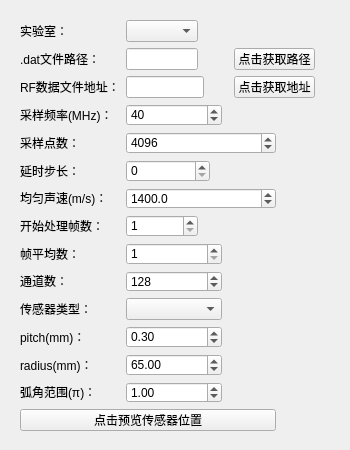
<?xml version="1.0" encoding="UTF-8"?>
<ui version="4.0">
 <class>experimentModuleBasicSettingWindow</class>
 <widget class="QWidget" name="experimentModuleBasicSettingWindow">
  <property name="geometry">
   <rect>
    <x>0</x>
    <y>0</y>
    <width>350</width>
    <height>450</height>
   </rect>
  </property>
  <property name="minimumSize">
   <size>
    <width>350</width>
    <height>450</height>
   </size>
  </property>
  <property name="windowTitle">
   <string>Form</string>
  </property>
  <layout class="QGridLayout" name="gridLayout">
   <item row="0" column="0">
    <widget class="QWidget" name="widget_basicSet" native="true">
     <layout class="QGridLayout" name="gridLayout_2">
      <item row="16" column="7">
       <spacer name="horizontalSpacer_27">
        <property name="orientation">
         <enum>Qt::Orientation::Horizontal</enum>
        </property>
        <property name="sizeHint" stdset="0">
         <size>
          <width>44</width>
          <height>20</height>
         </size>
        </property>
       </spacer>
      </item>
      <item row="11" column="0">
       <widget class="QLabel" name="label_10">
        <property name="text">
         <string>&lt;html&gt;&lt;head/&gt;&lt;body&gt;&lt;p&gt;均匀声速(m/s)：&lt;/p&gt;&lt;/body&gt;&lt;/html&gt;</string>
        </property>
       </widget>
      </item>
      <item row="11" column="1" colspan="7">
       <widget class="QDoubleSpinBox" name="doubleSpinBox_SoS">
        <property name="font">
         <font>
          <pointsize>9</pointsize>
         </font>
        </property>
        <property name="decimals">
         <number>1</number>
        </property>
        <property name="maximum">
         <double>9999.000000000000000</double>
        </property>
        <property name="singleStep">
         <double>5.000000000000000</double>
        </property>
        <property name="stepType">
         <enum>QAbstractSpinBox::StepType::DefaultStepType</enum>
        </property>
        <property name="value">
         <double>1400.000000000000000</double>
        </property>
       </widget>
      </item>
      <item row="10" column="4" colspan="9">
       <spacer name="horizontalSpacer_21">
        <property name="orientation">
         <enum>Qt::Orientation::Horizontal</enum>
        </property>
        <property name="sizeHint" stdset="0">
         <size>
          <width>123</width>
          <height>20</height>
         </size>
        </property>
       </spacer>
      </item>
      <item row="2" column="7" colspan="4">
       <widget class="QPushButton" name="pushButton_getDatFileLoadPath">
        <property name="font">
         <font>
          <pointsize>9</pointsize>
         </font>
        </property>
        <property name="text">
         <string>点击获取路径</string>
        </property>
       </widget>
      </item>
      <item row="2" column="0">
       <widget class="QLabel" name="label_fileAddress">
        <property name="font">
         <font>
          <family>Microsoft YaHei UI</family>
          <pointsize>9</pointsize>
         </font>
        </property>
        <property name="text">
         <string>&lt;html&gt;&lt;head/&gt;&lt;body&gt;&lt;p&gt;.dat文件路径：&lt;/p&gt;&lt;/body&gt;&lt;/html&gt;</string>
        </property>
       </widget>
      </item>
      <item row="17" column="0">
       <widget class="QLabel" name="label_radius">
        <property name="text">
         <string>&lt;html&gt;&lt;head/&gt;&lt;body&gt;&lt;p&gt;radius(mm)：&lt;/p&gt;&lt;/body&gt;&lt;/html&gt;</string>
        </property>
       </widget>
      </item>
      <item row="16" column="0">
       <widget class="QLabel" name="label_pitch">
        <property name="text">
         <string>&lt;html&gt;&lt;head/&gt;&lt;body&gt;&lt;p&gt;pitch(mm)：&lt;/p&gt;&lt;/body&gt;&lt;/html&gt;</string>
        </property>
       </widget>
      </item>
      <item row="15" column="0">
       <widget class="QLabel" name="label_15">
        <property name="text">
         <string>&lt;html&gt;&lt;head/&gt;&lt;body&gt;&lt;p&gt;传感器类型：&lt;/p&gt;&lt;/body&gt;&lt;/html&gt;</string>
        </property>
       </widget>
      </item>
      <item row="12" column="7" colspan="6">
       <spacer name="horizontalSpacer_23">
        <property name="orientation">
         <enum>Qt::Orientation::Horizontal</enum>
        </property>
        <property name="sizeHint" stdset="0">
         <size>
          <width>87</width>
          <height>20</height>
         </size>
        </property>
       </spacer>
      </item>
      <item row="12" column="1">
       <widget class="QSpinBox" name="spinBox_startDatInd">
        <property name="font">
         <font>
          <pointsize>9</pointsize>
         </font>
        </property>
        <property name="minimum">
         <number>1</number>
        </property>
        <property name="maximum">
         <number>99999</number>
        </property>
        <property name="singleStep">
         <number>10</number>
        </property>
        <property name="value">
         <number>1</number>
        </property>
       </widget>
      </item>
      <item row="18" column="1" colspan="5">
       <widget class="QDoubleSpinBox" name="doubleSpinBox_angleRange">
        <property name="font">
         <font>
          <pointsize>9</pointsize>
         </font>
        </property>
        <property name="maximum">
         <double>2.000000000000000</double>
        </property>
        <property name="singleStep">
         <double>0.250000000000000</double>
        </property>
        <property name="value">
         <double>1.000000000000000</double>
        </property>
       </widget>
      </item>
      <item row="15" column="6" colspan="7">
       <spacer name="horizontalSpacer_26">
        <property name="orientation">
         <enum>Qt::Orientation::Horizontal</enum>
        </property>
        <property name="sizeHint" stdset="0">
         <size>
          <width>99</width>
          <height>20</height>
         </size>
        </property>
       </spacer>
      </item>
      <item row="10" column="0">
       <widget class="QLabel" name="label_9">
        <property name="text">
         <string>&lt;html&gt;&lt;head/&gt;&lt;body&gt;&lt;p&gt;延时步长：&lt;/p&gt;&lt;/body&gt;&lt;/html&gt;</string>
        </property>
       </widget>
      </item>
      <item row="2" column="11">
       <spacer name="horizontalSpacer_34">
        <property name="orientation">
         <enum>Qt::Orientation::Horizontal</enum>
        </property>
        <property name="sizeHint" stdset="0">
         <size>
          <width>99</width>
          <height>20</height>
         </size>
        </property>
       </spacer>
      </item>
      <item row="13" column="7" colspan="6">
       <spacer name="horizontalSpacer_24">
        <property name="orientation">
         <enum>Qt::Orientation::Horizontal</enum>
        </property>
        <property name="sizeHint" stdset="0">
         <size>
          <width>123</width>
          <height>20</height>
         </size>
        </property>
       </spacer>
      </item>
      <item row="15" column="1" colspan="5">
       <widget class="QComboBox" name="comboBox_sensorType">
        <property name="font">
         <font>
          <pointsize>9</pointsize>
         </font>
        </property>
       </widget>
      </item>
      <item row="12" column="0">
       <widget class="QLabel" name="label_12">
        <property name="text">
         <string>&lt;html&gt;&lt;head/&gt;&lt;body&gt;&lt;p&gt;开始处理帧数：&lt;/p&gt;&lt;/body&gt;&lt;/html&gt;</string>
        </property>
       </widget>
      </item>
      <item row="1" column="7" colspan="2">
       <spacer name="horizontalSpacer_31">
        <property name="orientation">
         <enum>Qt::Orientation::Horizontal</enum>
        </property>
        <property name="sizeHint" stdset="0">
         <size>
          <width>99</width>
          <height>20</height>
         </size>
        </property>
       </spacer>
      </item>
      <item row="20" column="0">
       <spacer name="verticalSpacer_3">
        <property name="orientation">
         <enum>Qt::Orientation::Vertical</enum>
        </property>
        <property name="sizeHint" stdset="0">
         <size>
          <width>20</width>
          <height>7</height>
         </size>
        </property>
       </spacer>
      </item>
      <item row="5" column="1" colspan="2">
       <widget class="QLineEdit" name="lineEdit_RFDataFileAddress">
        <property name="font">
         <font>
          <pointsize>9</pointsize>
         </font>
        </property>
       </widget>
      </item>
      <item row="11" column="8">
       <spacer name="horizontalSpacer_22">
        <property name="orientation">
         <enum>Qt::Orientation::Horizontal</enum>
        </property>
        <property name="sizeHint" stdset="0">
         <size>
          <width>22</width>
          <height>20</height>
         </size>
        </property>
       </spacer>
      </item>
      <item row="1" column="1">
       <widget class="QComboBox" name="comboBox_LabType">
        <property name="font">
         <font>
          <pointsize>9</pointsize>
         </font>
        </property>
       </widget>
      </item>
      <item row="14" column="0">
       <widget class="QLabel" name="label_14">
        <property name="text">
         <string>&lt;html&gt;&lt;head/&gt;&lt;body&gt;&lt;p&gt;通道数：&lt;/p&gt;&lt;/body&gt;&lt;/html&gt;</string>
        </property>
       </widget>
      </item>
      <item row="17" column="7">
       <spacer name="horizontalSpacer_28">
        <property name="orientation">
         <enum>Qt::Orientation::Horizontal</enum>
        </property>
        <property name="sizeHint" stdset="0">
         <size>
          <width>44</width>
          <height>20</height>
         </size>
        </property>
       </spacer>
      </item>
      <item row="8" column="1" colspan="5">
       <widget class="QSpinBox" name="spinBox_sampleFrequency">
        <property name="font">
         <font>
          <pointsize>9</pointsize>
         </font>
        </property>
        <property name="maximum">
         <number>1000</number>
        </property>
        <property name="singleStep">
         <number>5</number>
        </property>
        <property name="value">
         <number>40</number>
        </property>
       </widget>
      </item>
      <item row="9" column="0">
       <widget class="QLabel" name="label_8">
        <property name="text">
         <string>&lt;html&gt;&lt;head/&gt;&lt;body&gt;&lt;p&gt;采样点数：&lt;/p&gt;&lt;/body&gt;&lt;/html&gt;</string>
        </property>
       </widget>
      </item>
      <item row="14" column="1" colspan="5">
       <widget class="QSpinBox" name="spinBox_numOfSensors">
        <property name="font">
         <font>
          <pointsize>9</pointsize>
         </font>
        </property>
        <property name="minimum">
         <number>1</number>
        </property>
        <property name="maximum">
         <number>9999</number>
        </property>
        <property name="singleStep">
         <number>64</number>
        </property>
        <property name="value">
         <number>128</number>
        </property>
       </widget>
      </item>
      <item row="18" column="7">
       <spacer name="horizontalSpacer_29">
        <property name="orientation">
         <enum>Qt::Orientation::Horizontal</enum>
        </property>
        <property name="sizeHint" stdset="0">
         <size>
          <width>44</width>
          <height>20</height>
         </size>
        </property>
       </spacer>
      </item>
      <item row="1" column="0">
       <widget class="QLabel" name="label">
        <property name="text">
         <string>&lt;html&gt;&lt;head/&gt;&lt;body&gt;&lt;p&gt;实验室：&lt;/p&gt;&lt;/body&gt;&lt;/html&gt;</string>
        </property>
       </widget>
      </item>
      <item row="8" column="0">
       <widget class="QLabel" name="label_6">
        <property name="text">
         <string>&lt;html&gt;&lt;head/&gt;&lt;body&gt;&lt;p&gt;采样频率(MHz)：&lt;/p&gt;&lt;/body&gt;&lt;/html&gt;</string>
        </property>
       </widget>
      </item>
      <item row="5" column="0">
       <widget class="QLabel" name="label_RFFileAddressName">
        <property name="text">
         <string>&lt;html&gt;&lt;head/&gt;&lt;body&gt;&lt;p&gt;RF数据文件地址：&lt;/p&gt;&lt;/body&gt;&lt;/html&gt;</string>
        </property>
       </widget>
      </item>
      <item row="10" column="1" colspan="3">
       <widget class="QSpinBox" name="spinBox_delayTimeSteps">
        <property name="font">
         <font>
          <pointsize>9</pointsize>
         </font>
        </property>
        <property name="maximum">
         <number>19998</number>
        </property>
        <property name="singleStep">
         <number>128</number>
        </property>
        <property name="value">
         <number>0</number>
        </property>
       </widget>
      </item>
      <item row="14" column="7" colspan="6">
       <spacer name="horizontalSpacer_25">
        <property name="orientation">
         <enum>Qt::Orientation::Horizontal</enum>
        </property>
        <property name="sizeHint" stdset="0">
         <size>
          <width>123</width>
          <height>20</height>
         </size>
        </property>
       </spacer>
      </item>
      <item row="16" column="1" colspan="5">
       <widget class="QDoubleSpinBox" name="doubleSpinBox_pitch">
        <property name="font">
         <font>
          <pointsize>9</pointsize>
         </font>
        </property>
        <property name="singleStep">
         <double>0.100000000000000</double>
        </property>
        <property name="value">
         <double>0.300000000000000</double>
        </property>
       </widget>
      </item>
      <item row="13" column="1" colspan="5">
       <widget class="QSpinBox" name="spinBox_numOfMeanFrames">
        <property name="font">
         <font>
          <pointsize>9</pointsize>
         </font>
        </property>
        <property name="minimum">
         <number>1</number>
        </property>
        <property name="maximum">
         <number>99999</number>
        </property>
        <property name="singleStep">
         <number>10</number>
        </property>
        <property name="value">
         <number>1</number>
        </property>
       </widget>
      </item>
      <item row="9" column="1" colspan="7">
       <widget class="QSpinBox" name="spinBox_totalTimeSteps">
        <property name="font">
         <font>
          <pointsize>9</pointsize>
         </font>
        </property>
        <property name="maximum">
         <number>20000</number>
        </property>
        <property name="singleStep">
         <number>4096</number>
        </property>
        <property name="value">
         <number>4096</number>
        </property>
        <property name="displayIntegerBase">
         <number>10</number>
        </property>
       </widget>
      </item>
      <item row="2" column="1">
       <widget class="QLineEdit" name="lineEdit_datFileLoadPath">
        <property name="font">
         <font>
          <pointsize>9</pointsize>
         </font>
        </property>
       </widget>
      </item>
      <item row="9" column="8" colspan="5">
       <spacer name="horizontalSpacer_20">
        <property name="orientation">
         <enum>Qt::Orientation::Horizontal</enum>
        </property>
        <property name="sizeHint" stdset="0">
         <size>
          <width>123</width>
          <height>20</height>
         </size>
        </property>
       </spacer>
      </item>
      <item row="5" column="11">
       <spacer name="horizontalSpacer_35">
        <property name="orientation">
         <enum>Qt::Orientation::Horizontal</enum>
        </property>
        <property name="sizeHint" stdset="0">
         <size>
          <width>99</width>
          <height>20</height>
         </size>
        </property>
       </spacer>
      </item>
      <item row="18" column="0">
       <widget class="QLabel" name="label_angleRange">
        <property name="text">
         <string>&lt;!DOCTYPE HTML PUBLIC &quot;-//W3C//DTD HTML 4.0//EN&quot; &quot;http://www.w3.org/TR/REC-html40/strict.dtd&quot;&gt;
&lt;html&gt;&lt;head&gt;&lt;meta name=&quot;qrichtext&quot; content=&quot;1&quot; /&gt;&lt;meta charset=&quot;utf-8&quot; /&gt;&lt;style type=&quot;text/css&quot;&gt;
p, li { white-space: pre-wrap; }
hr { height: 1px; border-width: 0; }
li.unchecked::marker { content: &quot;\2610&quot;; }
li.checked::marker { content: &quot;\2612&quot;; }
&lt;/style&gt;&lt;/head&gt;&lt;body style=&quot; font-family:'Microsoft YaHei UI'; font-size:9pt; font-weight:400; font-style:normal;&quot;&gt;
&lt;p style=&quot; margin-top:12px; margin-bottom:12px; margin-left:0px; margin-right:0px; -qt-block-indent:0; text-indent:0px;&quot;&gt;弧角范围(π)：&lt;/p&gt;&lt;/body&gt;&lt;/html&gt;</string>
        </property>
       </widget>
      </item>
      <item row="17" column="1" colspan="5">
       <widget class="QDoubleSpinBox" name="doubleSpinBox_radius">
        <property name="font">
         <font>
          <pointsize>9</pointsize>
         </font>
        </property>
        <property name="maximum">
         <double>9999.000000000000000</double>
        </property>
        <property name="singleStep">
         <double>5.000000000000000</double>
        </property>
        <property name="value">
         <double>65.000000000000000</double>
        </property>
       </widget>
      </item>
      <item row="13" column="0">
       <widget class="QLabel" name="label_13">
        <property name="text">
         <string>&lt;html&gt;&lt;head/&gt;&lt;body&gt;&lt;p&gt;帧平均数：&lt;/p&gt;&lt;/body&gt;&lt;/html&gt;</string>
        </property>
       </widget>
      </item>
      <item row="5" column="7" colspan="4">
       <widget class="QPushButton" name="pushButton_getRFDataFileLoadAddress">
        <property name="font">
         <font>
          <pointsize>9</pointsize>
         </font>
        </property>
        <property name="text">
         <string>点击获取地址</string>
        </property>
       </widget>
      </item>
      <item row="19" column="0" colspan="8">
       <widget class="QPushButton" name="pushButton_preShowSensorsMap">
        <property name="font">
         <font>
          <family>Microsoft YaHei</family>
          <pointsize>9</pointsize>
         </font>
        </property>
        <property name="text">
         <string>点击预览传感器位置</string>
        </property>
       </widget>
      </item>
      <item row="8" column="7">
       <spacer name="horizontalSpacer_19">
        <property name="orientation">
         <enum>Qt::Orientation::Horizontal</enum>
        </property>
        <property name="sizeHint" stdset="0">
         <size>
          <width>22</width>
          <height>20</height>
         </size>
        </property>
       </spacer>
      </item>
      <item row="19" column="8" colspan="5">
       <spacer name="horizontalSpacer_30">
        <property name="orientation">
         <enum>Qt::Orientation::Horizontal</enum>
        </property>
        <property name="sizeHint" stdset="0">
         <size>
          <width>65</width>
          <height>20</height>
         </size>
        </property>
       </spacer>
      </item>
     </layout>
    </widget>
   </item>
  </layout>
 </widget>
 <resources/>
 <connections/>
</ui>
